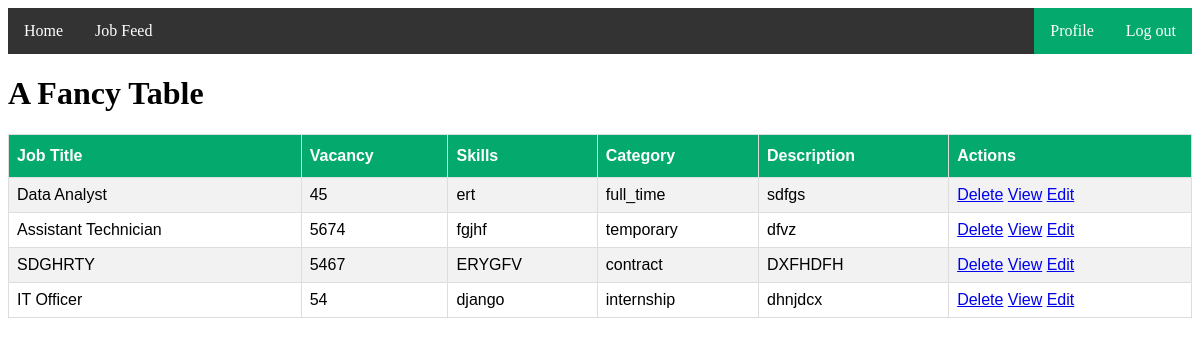
Page /createdJobPage/ on the committed database.
### myApp/models.py (models this page shows, shortened)
class JobModel(models.Model):
    JOB_TYPE_CHOICES=[
        ('full_time', 'Full Time'),
        ('part_time', 'Part Time'),
        ('contract', 'Contract'),
        ('internship', 'Internship'),
        ('temporary', 'Temporary'),
    ]
    user=models.ForeignKey(customUser,null=True,blank=True,on_delete=models.CASCADE)
    job_title = models.CharField(max_length=200, null=True, blank=True)
    vacancy = models.PositiveIntegerField( null=True, blank=True)
    skills = models. CharField(max_length=100,null=True, blank=True )
    category = models.CharField(max_length=50, choices=JOB_TYPE_CHOICES, null=True, blank=True)
    description = models.TextField(null=True, blank=True)
    job_Pic=models.ImageField(upload_to='Media/job_Pic',null=True)

### myProject/views.py (the view)
# urls.py: path("createdJobPage/", createdJobPage, name="createdJobPage"),
def createdJobPage(request):
    current_user=request.user
    jobs=JobModel.objects.filter()
    context= {
        'jobs': jobs
    }
    return render(request,"createdJobPage.html",context)

### Template/createdJobPage.html (shortened to what this page needs)
{% extends 'base.html' %}
{% block body %}
<!DOCTYPE html>
<html>
<head>
</head>
<body>
<h1>A Fancy Table</h1>
<table id="customers">
  <tr>
    <th>Job Title</th>
    <th>Vacancy</th>
    <th>Skills</th>
    <th>Category</th>
    <th>Description</th>
    <th>Actions</th>
  </tr>
  {% for i in jobs %}
  <tr>
    <td>{{i.job_title}}</td>
    <td>{{i.vacancy}}</td>
    <td>{{i.skills}}</td>
    <td>{{i.category}}</td>
    <td>{{i.description}}</td>
    <td>
        <a href="{% url 'deleteJob' i.id %}">Delete</a>
        <a href="{% url 'viewJOb' i.id %}">View</a>
        <a href="{% url 'editJob' i.id %}">Edit</a>
    </td>
  </tr>
  {% endfor %}
</table>
</body>
</html>
{% endblock body %}

### Template/createdJobPage.html (style rules this page uses)
#customers { font-family: Arial, Helvetica, sans-serif; border-collapse: collapse; width: 100%; }
#customers td, #customers th { border: 1px solid #ddd; padding: 8px; }
#customers tr:nth-child(even) { background-color: #f2f2f2; }
#customers th { padding-top: 12px; padding-bottom: 12px; text-align: left; background-color: #04AA6D; color: white; }

### rows in the picture
JobModel: job_title "Data Analyst", vacancy "45", skills "ert", category "full_time", description "sdfgs"
JobModel: job_title "Assistant Technician", vacancy "5674", skills "fgjhf", category "temporary", description "dfvz"
JobModel: job_title "SDGHRTY", vacancy "5467", skills "ERYGFV", category "contract", description "DXFHDFH"
JobModel: job_title "IT Officer", vacancy "54", skills "django", category "internship", description "dhnjdcx"
